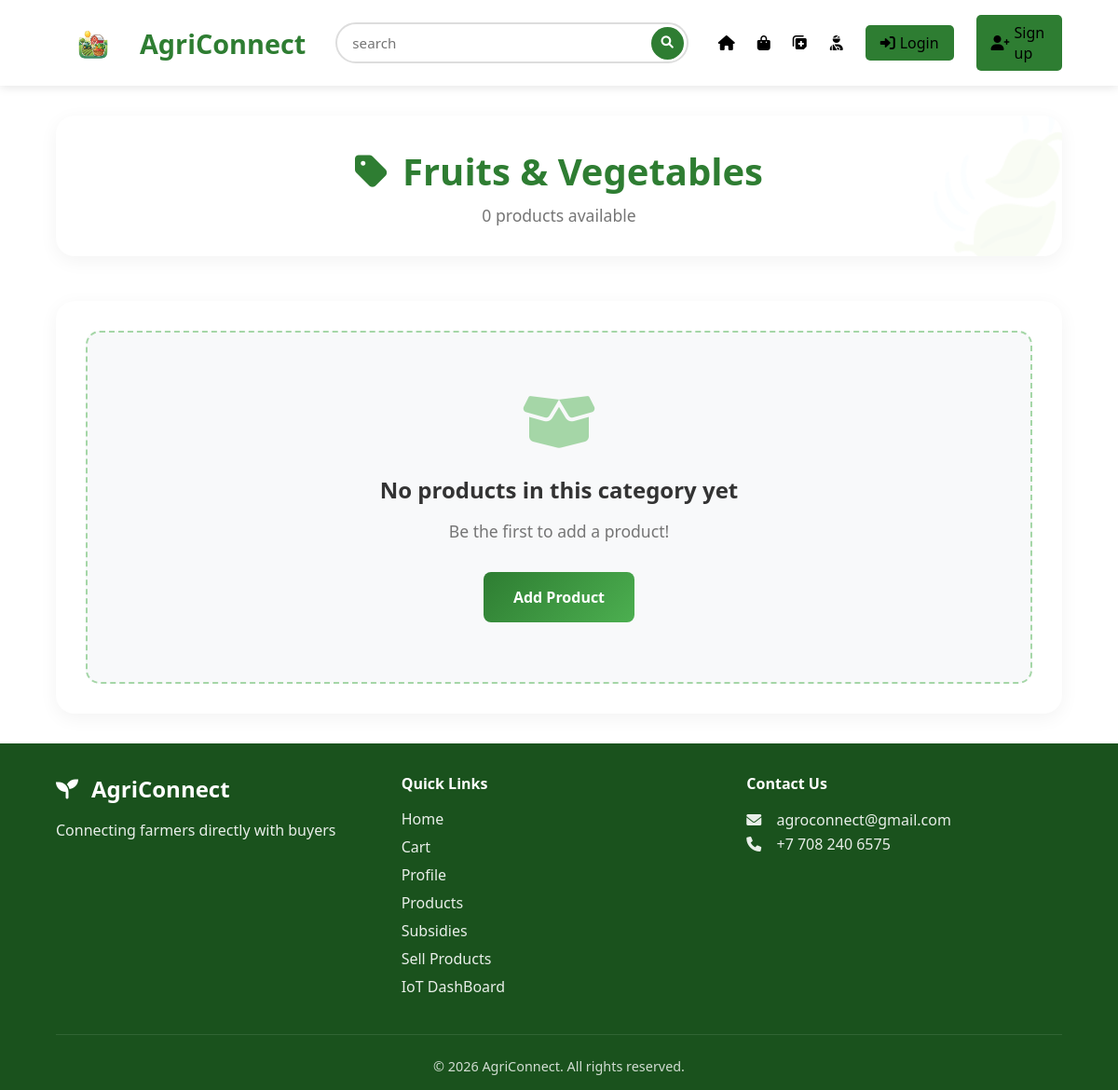
Before: /category/4/ with the older database file.
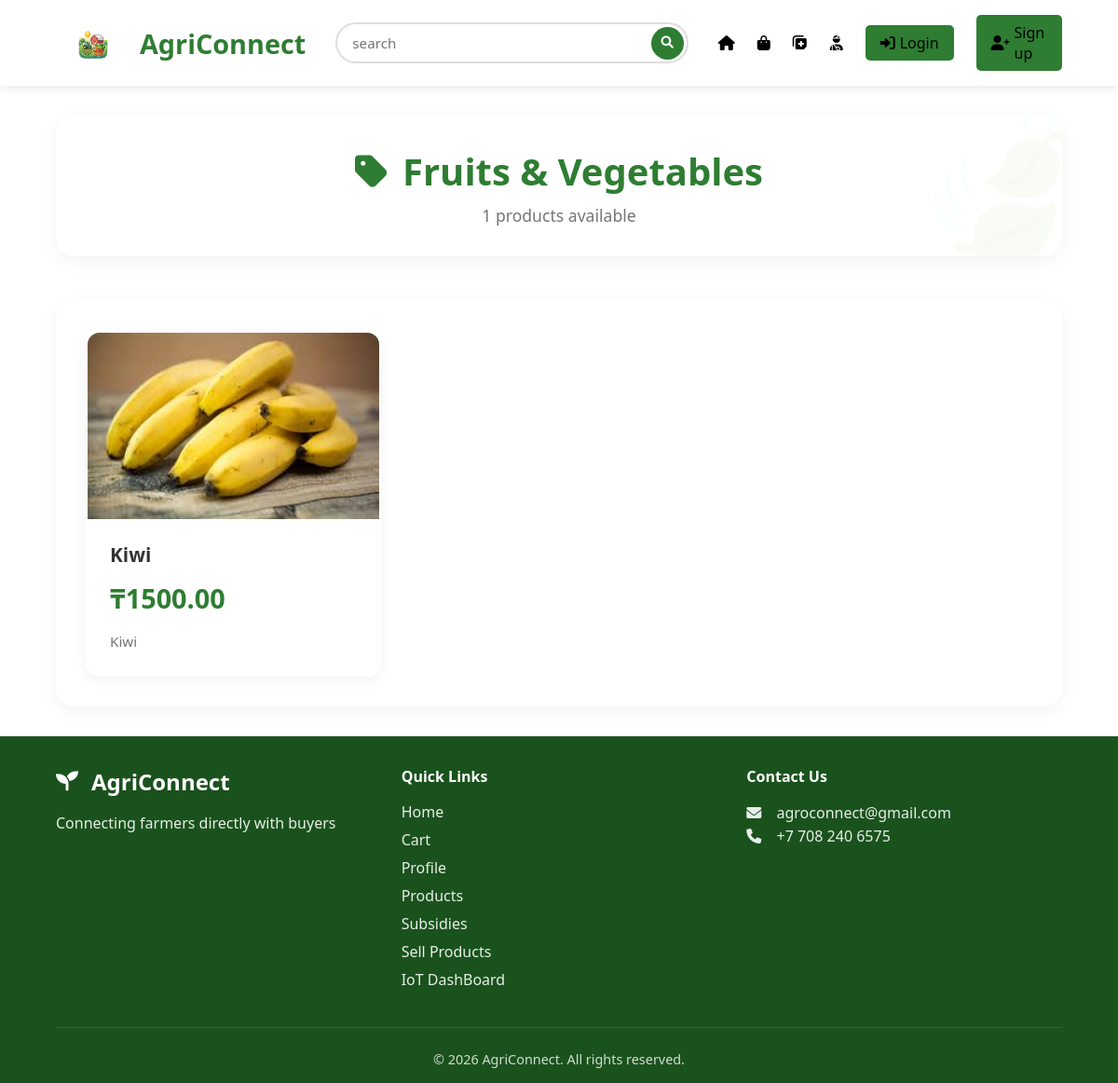
After: the same page with the newer database file.
### farmer_app/models.py (models this page shows, shortened)
class Products(models.Model):
    image = models.ImageField(upload_to="products/", null=True, blank=True)
    farmer = models.ForeignKey(Farmer, on_delete=models.CASCADE)
    name = models.CharField(max_length=120)
    slug = AutoSlugField(populate_from='name', unique=True, always_update=False)
    price = models.DecimalField(
        max_digits=10,
        decimal_places=2,
        validators=[MinValueValidator(Decimal('0.01'))]
    )
    excerpt = models.CharField(max_length=200, null=True, blank=True)
    description = models.TextField()
    harvest_date = models.DateField(default=timezone.now)
    category = models.ForeignKey(Categories, on_delete=models.CASCADE)

### farmer_app/views.py (the view)
# urls.py: path('category/<int:id>/', views.category_products, name='category'),
def category_products(request, id):
    category = get_object_or_404(Categories, id=id)
    products = Products.objects.filter(category=category)
    return render(request, 'category.html', {
        'category': category,
        'products': products
    })

### farmer_app/templates/category.html
{% extends "base.html" %}
{% load static %}
{% block extra_css %}
<link rel="stylesheet" href="{% static 'css/category.css' %}">
{% endblock %}
{% block content %}
<div class="category-header">
    <h1><i class="fas fa-tag"></i> {{ category.name }}</h1>
    <p class="product-count">{{ products.count }} products available</p>
</div>
<div class="products">
    {% for product in products %}
    <div class="product-card">
        <a href="{% url 'product-details' product.slug %}">
            <div class="product-image">
                <div class="image-placeholder">
                    {% if product.image %}
                        <img src="{{ product.image.url }}" alt="{{ product.name }}">
                    {% else %}
                        <i class="fas fa-seedling"></i>
                    {% endif %}
                </div>
            </div>
            <div class="product-info">
                <h3>{{ product.name }}</h3>
                <p class="product-price">₸{{ product.price|floatformat:2 }}</p>
                <p class="product-description">
                    {{ product.description|truncatewords:10 }}
                </p>
            </div>
        </a>
    </div>
    {% empty %}
    <div class="no-products">
        <i class="fas fa-box-open"></i>
        <h3>No products in this category yet</h3>
        <p>Be the first to add a product!</p>
        <a href="{% url 'add-product' %}" class="btn">Add Product</a>
    </div>
    {% endfor %}
</div>
{% endblock %}

Changed rows visible on the page:
added Products: image (picture), name "Kiwi", price "1500.00", description "Kiwi"
Other visible differences:
{{ products.count }}: "0" → "1"
text no longer shown: "No products in this category yet Be the first to add a product! Add Product"
